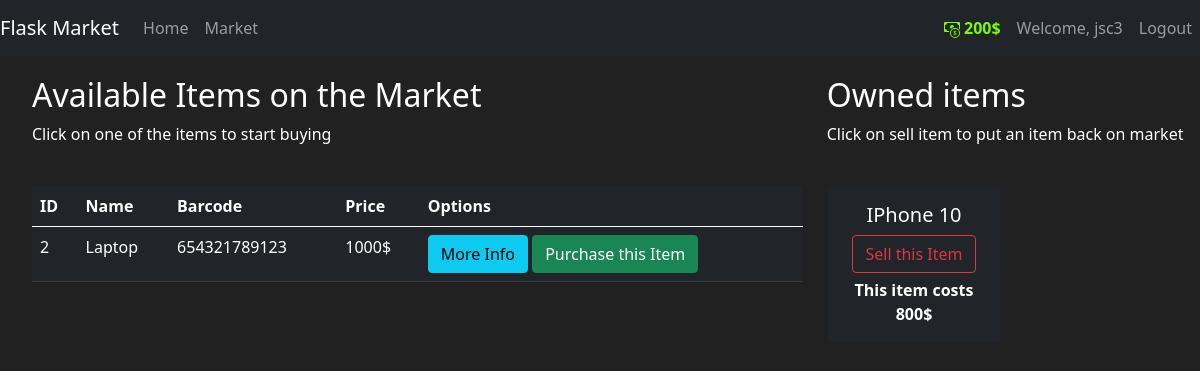
/market (signed in), run on the app's committed database.
### market/models.py (models this page shows, shortened)
class User(db.Model, UserMixin):
  id = db.Column(db.Integer(), primary_key=True)
  username = db.Column(db.String(length=30), nullable=False, unique=True)
  email_address = db.Column(db.String(length=50), nullable=False, unique=True)
  password_hash = db.Column(db.String(length=60), nullable=False)
  budget = db.Column(db.Integer(), nullable=False, default=1000)
  items = db.relationship('Item', backref='owned_user', lazy=True)
  @property
  def prettier_budget(self):
    if len(str(self.budget)) >= 4:
        return f'{str(self.budget)[:-3]},{str(self.budget)[-3:]}$'
    else:
      return f'{self.budget}$'
  @property
  def password(self):
    return self.password

class Item(db.Model):
  id = db.Column(db.Integer(), primary_key=True)
  name = db.Column(db.String(length=30), nullable=False, unique=True)
  price = db.Column(db.Integer(), nullable=False)
  barcode = db.Column(db.String(length=12), nullable=False, unique=True)
  description = db.Column(db.String(length=1024), nullable=False, unique=True)
  owner = db.Column(db.Integer(), db.ForeignKey('user.id'))

### market/routes.py (the view, shortened to what this page needs)
@app.route('/market', methods=['GET', 'POST'])
@login_required
def market_page():
  purchase_form = PurchaseItemForm()
  selling_form = SellItemForm()
  if request.method == "GET":
    items = Item.query.filter_by(owner=None)
    owned_items = Item.query.filter_by(owner=current_user.id)
    return render_template('market.html', items=items, purchase_form=purchase_form, owned_items=owned_items, selling_form=selling_form)

### market/models.py (called while the page is built)
@login_manager.user_loader
def load_user(user_id):
  return User.query.get(int(user_id))

### market/templates/market.html (shortened to what this page needs)
{% extends 'base.html' %}
{% block content %}
<div class="row" style="margin-top: 20px; margin-left: 20px;">
  <div class="col-8">
    <table class="table table-hover table-dark">
      <h2>Available Items on the Market</h2>
      <p>Click on one of the items to start buying</p>
      <br>
      <thead>
        <tr>
          <th scope="col">ID</th>
          <th scope="col">Name</th>
          <th scope="col">Barcode</th>
          <th scope="col">Price</th>
          <th scope="col">Options</th>
        </tr>
      </thead>
      <tbody>
        {% for item in items %}
        <tr>
          <td>{{ item.id }}</td>
          <td>{{ item.name }}</td>
          <td>{{ item.barcode }}</td>
          <td>{{ item.price }}$</td>
          <td>
            <button class="btn btn-outline btn-info" data-bs-toggle="modal"
              data-bs-target="#Modal-MoreInfo-{{ item.id }}">More
              Info</button>
            <button class="btn btn-outline btn-success" data-bs-toggle="modal"
              data-bs-target="#Modal-PurchaseConfirm-{{ item.id }}">Purchase this Item</button>
          </td>
        </tr>
        {% endfor %}
      </tbody>
    </table>
  </div>
  <div class="col-4">
    <h2>Owned items</h2>
    <p>Click on sell item to put an item back on market</p>
    <br>
    <div class="row">
      {% for owned_item in owned_items %}
      <div class="col-md-6">
        <div style="margin-bottom: 5px" class="card text-center bg-dark">
          <div class="card-body">
            <h5 class="card-title">{{ owned_item.name }}</h5>
            <button type="button" class="btn btn-outline-danger" style="margin-bottom: 5px" data-bs-toggle="modal"
              data-bs-target="#Modal-SellingConfirm-{{ owned_item.id }}">
              Sell this Item
            </button>
            <p class="card-text"><strong>
                This item costs {{ owned_item.price }}$
              </strong></p>
          </div>
        </div>
      </div>
      {% endfor %}
    </div>
  </div>
</div>
{% endblock %}

### market/templates/base.html (shortened to what this page needs)
<!doctype html>
<html lang="en">
<head>
  <link href="https://cdn.jsdelivr.net/npm/bootstrap@5.0.2/dist/css/bootstrap.min.css" rel="stylesheet"
>
</head>
<body>
  <nav class="navbar navbar-expand-md navbar-dark bg-dark">
    <a class="navbar-brand" href="#">Flask Market</a>
    <div class="collapse navbar-collapse" id="navbarNav">
      <ul class="navbar-nav me-auto">
        <li class="nav-item active">
          <a class="nav-link" href="{{ url_for('home_page')}}">Home <span class="visually-hidden">(current)</span></a>
        </li>
        <li class="nav-item">
          <a class="nav-link" href="{{ url_for('market_page')}}">Market</a>
        </li>
      </ul>
      {% if current_user.is_authenticated %}
      <ul class="navbar-nav">
        <li class="nav-item">
          <a class="nav-link" style="color: lawngreen; font-weight: bold;">
            {{ current_user.prettier_budget }}
          </a>
        </li>
        <li class="nav-item">
          <a class="nav-link">Welcome, {{ current_user.username }}</a>
        </li>
        <li class="nav-item">
          <a class="nav-link" href="{{ url_for('logout_page')}}">Logout</a>
        </li>
      </ul>
      {% endif %}
    </div>
  </nav>
  {% block content %}
  {% endblock %}
</body>
</html>

### market/templates/base.html (style rules this page uses)
body { background-color: #212121; color: white }

### data on the page
User: prettier_budget "200$", username "jsc3"
Item: id "2", name "Laptop", barcode "654321789123", price "1000"
Item: name "IPhone 10", price "800"
